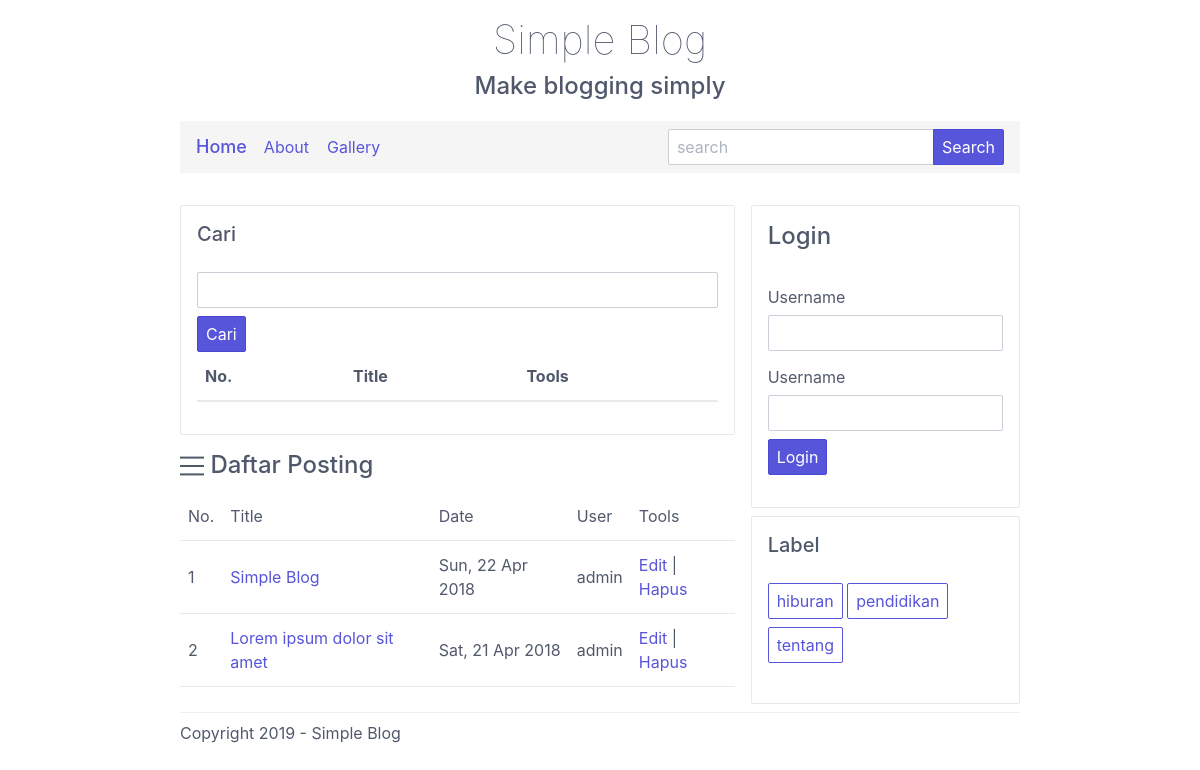
The app's page /post.php with its own data.
### tables this page shows
CREATE TABLE `post` (
  `idpost` int(11) NOT NULL,
  `title` varchar(120) NOT NULL,
  `username` varchar(120) NOT NULL,
  `date` varchar(120) NOT NULL,
  `img` varchar(120) NOT NULL,
  `content` text NOT NULL,
  `label` varchar(13) NOT NULL
);

CREATE TABLE `category` (
  `idcat` int(11) NOT NULL,
  `title` varchar(13) NOT NULL
);

### post.php (the view, shortened to what this page needs)
<?php
include 'assets/header.php';
?>
<div class="container grid-md">
		<header style="text-align: center;padding-top: 16px;padding-bottom: 8px;">
			<h1 style="font-weight: 100;margin-bottom: 4px;">Simple Blog</h1>
			<h4 style="margin-top: 8px;">Make blogging simply</h4>
		</header>
		<?php include 'assets/menu.php'; ?>
		<div class="columns" style="margin-top: 16px;">
			<div class="column col-8">
				<div class="panel" style="margin-bottom: 16px;">
					<div class="panel-header">
						<h5 class="panel-title">Cari</h5>
					</div>
					<div class="panel-body">
						<form method="get" action="">
							<div class="form-group">
								<input type="text" class="form-input" name="cari">
							</div>
							<div class="form-group">
								<button type="submit" class="btn btn-primary" name="submit">Cari</button>
							</div>
						</form>
						<table class="table table-stripped table-hover">
							<tr>
								<th>No.</th>
								<th>Title</th>
								<th>Tools</th>
							</tr>
					</table>
					</div>
					<div class="panel-footer">
					</div>
				</div>
				<h4><i class="icon icon-menu"></i> Daftar Posting</h4>
				<table class="table table-stripped table-hover">
					<tr>
						<td>No. </td>
						<td>Title</td>
						<td>Date</td>
						<td>User</td>
						<td>Tools</td>
					</tr>
					<?php
					$no = 1;
					$checkPost = $lo->query("SELECT * FROM post ORDER BY idpost DESC");
					if($checkPost == true){
						while($rowPost = $checkPost->fetch_array(MYSQLI_BOTH)){
					?>
					<tr>
						<td><?php echo $no++; ?></td>
						<td><a href="see-posting.php?id=<?php echo $rowPost['idpost']; ?>"><?php echo $rowPost['title']; ?></a></td>
						<td><?php echo $rowPost['date']; ?></td>
						<td><?php echo $rowPost['username']; ?></td>
						<td><a href="edit-post.php?id=<?php echo $rowPost['idpost']; ?>">Edit</a> | <a href="del-post.php?id=<?php echo $rowPost['idpost']; ?>">Hapus</a></td>
					</tr>
					<?php
						}
					}
					?>
				</table>
			</div>
			<div class="column col-4">
				<?php include 'assets/right.php'; ?>
			</div>
		</div>
		<?php include 'assets/footer.php'; ?>
	</div>

### assets/right.php (shortened to what this page needs)
<?php
				if(isset($_SESSION['login'])){
					$login = $_SESSION['login'];
				?>
					<div class="panel">
					<div class="panel-header">
						<h5 class="panel-title">Admin Menu</h5>
						<label>Selamat datang <b><?php echo $login; ?></b></label>.
					</div>
					<div class="panel-body">
						<ul class="nav">
							<li class="nav-item">
								<a href="posting.php"><i class="icon icon-edit"></i> Buat Posting</a>
							</li>
							<li class="nav-item">
								<a href="password.php?iduser=<?php echo $_SESSION['id']; ?>"><i class="icon icon-people"></i> Ganti Password</a>
							</li>
							<li class="nav-item">
								<a href="post.php"><i class="icon icon-menu"></i> Lihat Posting</a>
							</li>
							<li class="nav-item">
								<a href="cat.php"><i class="icon icon-flag"></i> Tambah Kategori</a>
							</li>
						</ul>
					</div>
					<div class="panel-footer">
						<a href="logout.php" class="btn btn-primary">Logout</a>
					</div>
				</div>
				<?php
				}else{
					?>
					<div class="panel">
					<div class="panel-header">
						<h4 class="panel-title">Login</h4>
					</div>
					<div class="panel-body">
						<form method="post" action="login.php">
							<div class="form-group">
								<label class="form-label">Username</label>
								<input type="text" class="form-input" name="username">
							</div>
							<div class="form-group">
								<label class="form-label">Username</label>
								<input type="password" class="form-input" name="password">
							</div>
							<div class="form-group">
								<button type="submit" class="btn btn-primary" name="login">Login</button>
							</div>
						</form>
					</div>
					<div class="panel-footer"></div>
				</div>
				<?php
				}
				?>
				<div class="panel" style="margin-top: 8px;">
					<div class="panel-header">
						<h5 class="panel-title">Label</h5>
					</div>
					<div class="panel-body">
						<?php
						include 'lib/connect.php';
						$checkCat = $lo->query("SELECT * FROM category");
						if($checkCat == true){
							while($rowCat = $checkCat->fetch_array(MYSQLI_BOTH)){
						?>
						<a href="label.php?search=<?php echo $rowCat['title']; ?>" class="btn" style="margin-bottom: 8px;"><?php echo $rowCat['title']; ?></a>
						<?php
							}
						}
						?>
					</div>
					<div class="panel-footer">
					</div>
				</div>

### records on screen
post: title "Simple Blog", date "Sun, 22 Apr 2018", username "admin"
post: title "Lorem ipsum dolor sit amet", date "Sat, 21 Apr 2018", username "admin"
category: title "hiburan"
category: title "pendidikan"
category: title "tentang"
